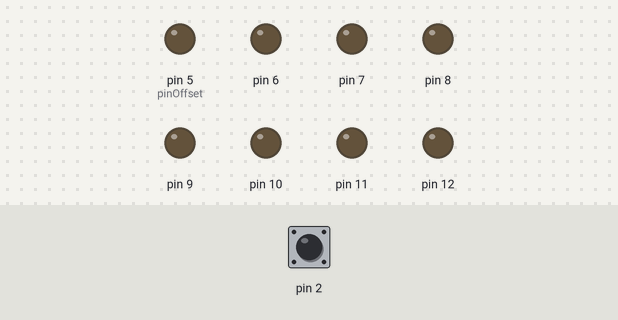
A sketch run on a simulated Arduino Nano, built with avr-gcc and run on an emulated ATmega328P. On the bench: output pins drawn as LEDs (lit = HIGH). Dashed ring = blinking. The test bench sets the inputs (shaded band); at power-on: pin 2 LOW.

Above: at 1.2 s.
1.3 s: pin 2 driven HIGH
At 2.3 s:
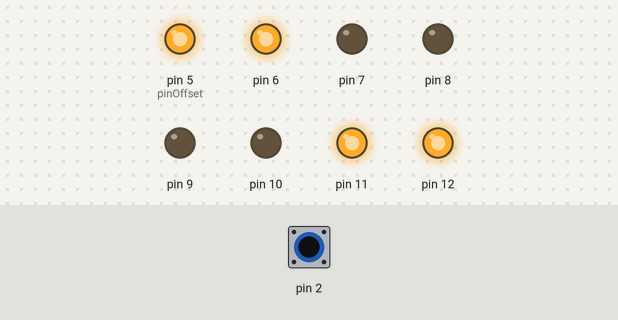
2.8 s: pin 2 pulsed LOW 5 times (0.12 s each, 0.3 s apart)
At 3.67 s:
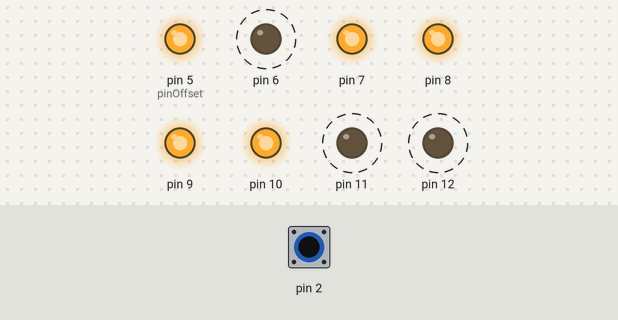
At 5.2 s:
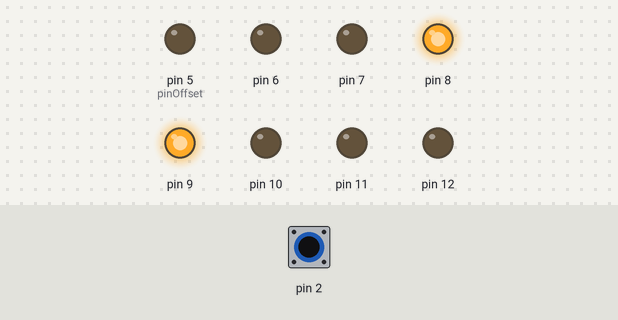
Timing chart, 0 to 6.7 s (numbered marks = the images above; inputs shaded):
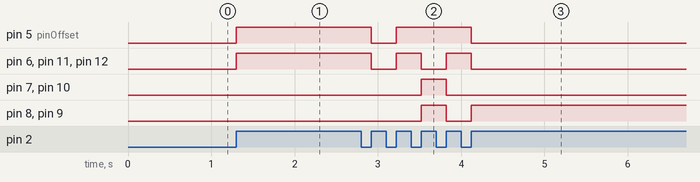

The sketch:

sine.ino
```cpp
// defines for setting and clearing register bits
#ifndef cbi
#define cbi(sfr, bit) (_SFR_BYTE(sfr) &= ~_BV(bit))
#endif
#ifndef sbi
#define sbi(sfr, bit) (_SFR_BYTE(sfr) |= _BV(bit))
#endif


short buffer = 0;

//  constants related to the Arduino Nano pin use
const int clkIn = 2;           // the digital (clock) input
const int digPin[2] = {3, 4};  // the digital output pins
const int pinOffset = 5;       // the first DAC pin (from 5-12)
const int trigTime = 25;       // the default trigger time of 25 ms

//  variables for interrupt handling of the clock input
volatile int clkState = LOW;

short sin_table[8] = {0,707,1000,707,0,-707,-1000,-707}; //sine values
short amplitude = 10;

void setup () {


      // set up the 8-bit DAC output pins
  for (int i=0; i<8; i++) {
    pinMode(pinOffset+i, OUTPUT);
    digitalWrite(pinOffset+i, LOW);
  }

  // set the ADC to a higher prescale factor
  sbi(ADCSRA,ADPS2);
  cbi(ADCSRA,ADPS1);
  cbi(ADCSRA,ADPS0);

    // Note: Interrupt 0 is for pin 2 (clkIn)
  attachInterrupt(0, isr, RISING);

}


void loop() {

   int doClock = 0;

  // deal with possible interrupts
  if (clkState == HIGH) {
    clkState = LOW;
    doClock = 1;
  }
 // delayMicroseconds(analogRead(2));

  if (doClock){
dacOutput(sin_table[buffer]); }
if (buffer < 7) ++buffer;
else
buffer = 0;
return;
}

void isr()
{
  clkState = HIGH;
}

//  deJitter(int, int) - smooth jitter input


void dacOutput(long v)
{
 int tmpVal = v;
 bitWrite(PORTD, 5, tmpVal & 1);
 bitWrite(PORTD, 6, (tmpVal & 2) > 0);
 bitWrite(PORTD, 7, (tmpVal & 4) > 0);
 bitWrite(PORTB, 0, (tmpVal & 8) > 0);
 bitWrite(PORTB, 1, (tmpVal & 16) > 0);
 bitWrite(PORTB, 2, (tmpVal & 32) > 0);
 bitWrite(PORTB, 3, (tmpVal & 64) > 0);
 bitWrite(PORTB, 4, (tmpVal & 128) > 0);
}
```

Measured:
- after the input at 1.3 s, pin 5 (pinOffset), pin 6, pin 11, pin 12: LOW → HIGH at once
- after the input at 2.8 s, pin 5 (pinOffset): HIGH → LOW after 0.12 s, → HIGH 0.30 s later, → LOW 0.90 s later; pin 6: alternates HIGH for 0.30 s and LOW for 0.30 s, 5 changes in all, then stays LOW, starting after 0.12 s
